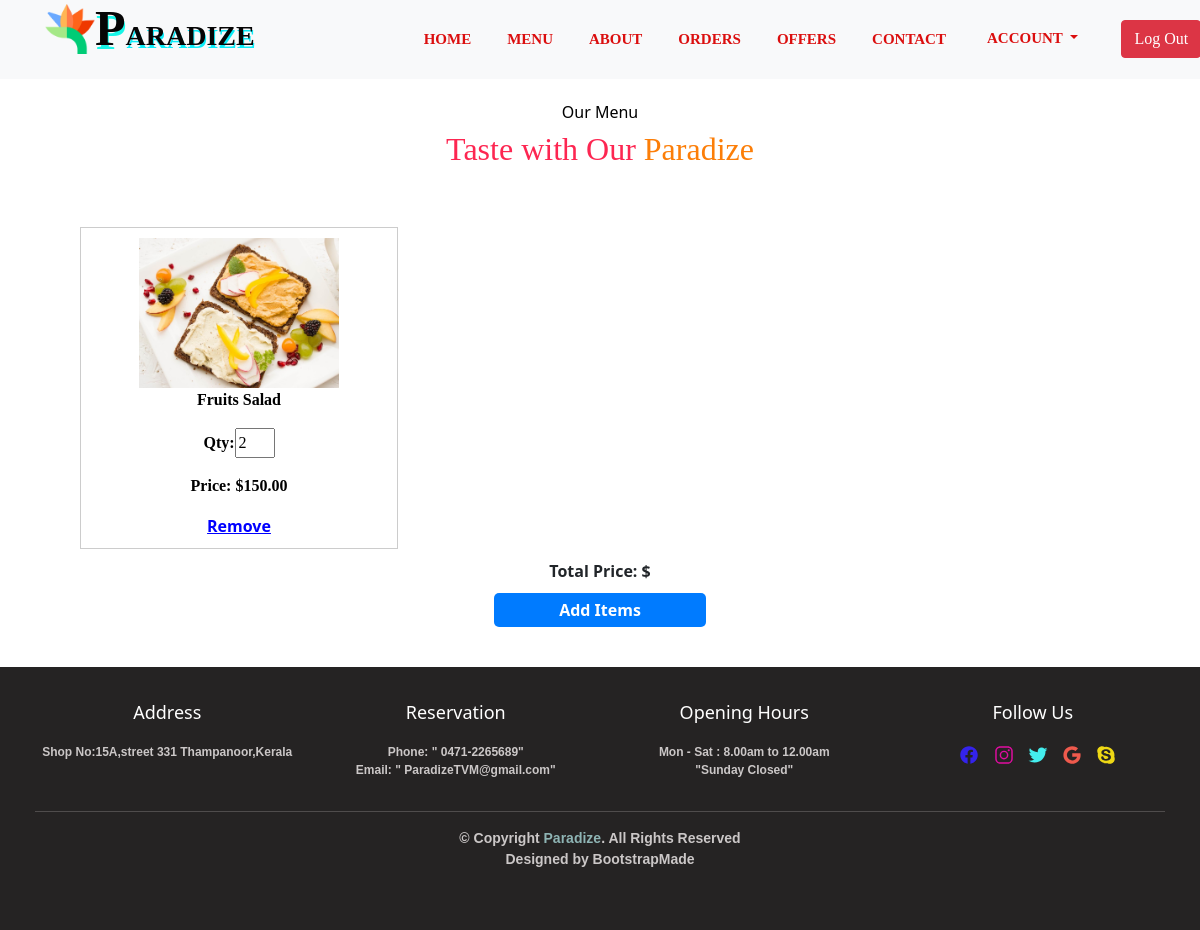
Page /Confirm_order/2/ on the earlier database version.
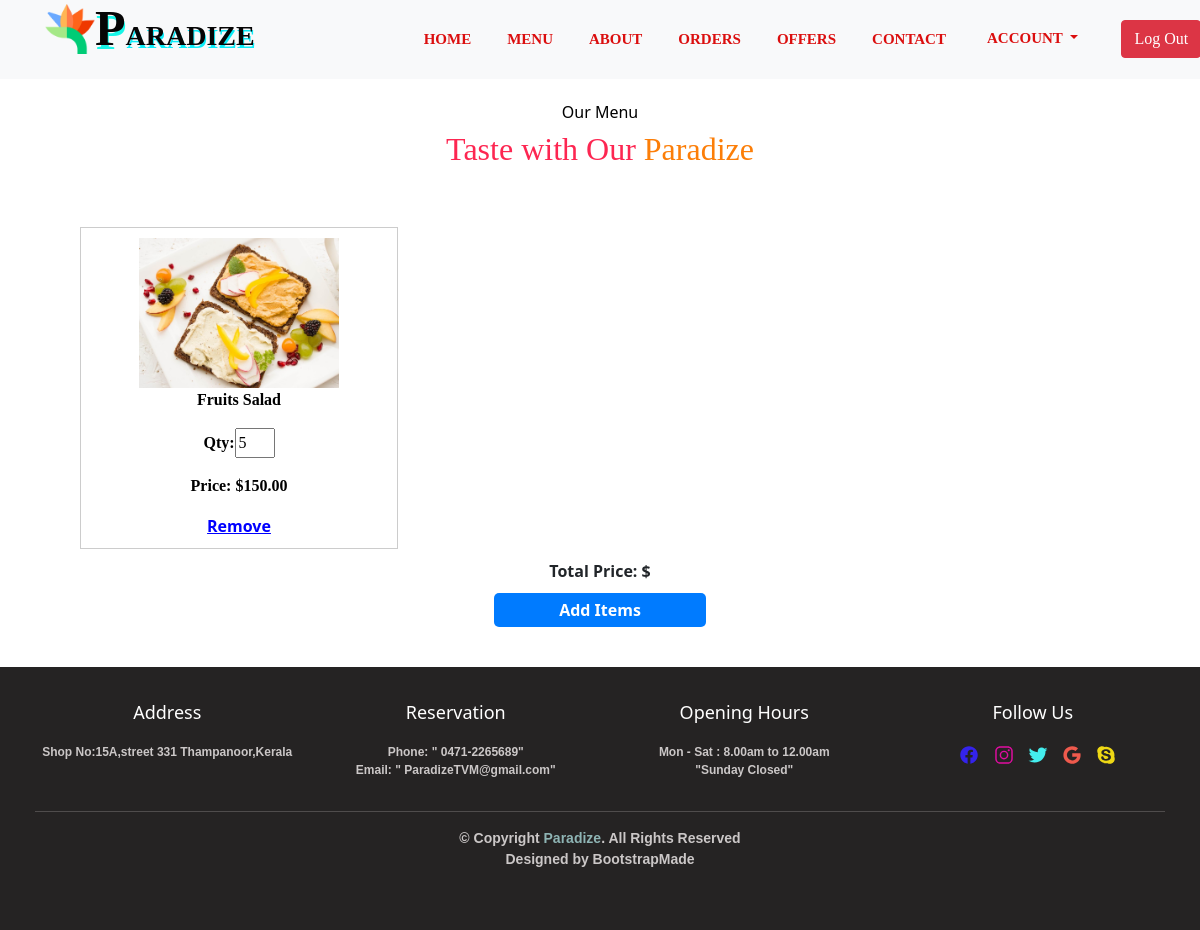
Same page on the later database version.
### ParadizeApp/models.py (models this page shows, shortened)
class Foodmenu(models.Model):
    Image =models.ImageField()
    Name = models.CharField(max_length=50)
    Description = models.CharField(max_length=50,null=True)
    Price = models.DecimalField(max_digits=5, decimal_places=2,null=True)
    def __str__(self):
        return self.Name

class FoodCart(models.Model):
    product = models.ForeignKey(Foodmenu, on_delete=models.CASCADE)
    quantity = models.IntegerField(default=1)

### ParadizeApp/views.py (the view)
# urls.py: path('Confirm_order/<int:product_id>/',views.Confirm_order_view,name="Confirm_order_view"),
def Confirm_order_view(request,product_id):
      cart_items = Foodmenu.objects.get(id=product_id)
      cart_item, created = FoodCart.objects.get_or_create(product=cart_items)
      cart_item.quantity += 1
      print(cart_items)
      context ={
            'cart_items':cart_items,
            'cart_item': cart_item
      }
      return render(request,'foodorder.html',context)

### ParadizeApp/views.py (called while the page is built)
def view_cart(request):
      cart_items = FoodCart.objects.all()
      total_price = sum(item.product.Price * item.quantity for item in cart_items)
      price = (item.product.Price * item.quantity for item in cart_items)
      context ={
            'cart_items':cart_items,
            'total_price':total_price,
            'price':price
      }
      return render(request, 'FoodmenuCart.html',context)

### ParadizeApp/templates/foodorder.html (shortened to what this page needs)
{% extends "masterfile.html" %}
{% load static %}
{% block body %}
<div class="container menucontainer" >
  <center><h6 style="color: rgb(0, 0, 0);">Our Menu</h6>
    <h2 style="font-family:cursive; color: rgb(253, 38, 81);">Taste with Our  <span style="font-family:cursive; color: rgb(252, 126, 8);">Paradize</span> </h2><br>
    <center>
      <div class="card-body">
          <div class="product-list">
            <div class="product-item">
              <img src={{ cart_items.Image.url }} alt="{{ cart_items.Name }}" width="200" height="150">
              <p>{{ cart_items.Name }}</p>
              <p>Qty:<input class="increment-btn" type="number" id="qty" name="quantity" value={{ cart_item.quantity }} style="width:40px";></p>
              <p>Price: ${{ cart_items.Price }}</p>
              <a id="remove" href="{% url 'remove_from_cart' cart_items.id %}">Remove</a>
            </div>
            <p>Your cart is empty.</p>
            </div>
            <center><span>Total Price: ${{ total_price }}</span><br>
            <a class="buy-now-button-add" href="{% url 'menu_list' %}">Add Items</a><br>
          </center>
          </div>
</div>
{% endblock body %}

### ParadizeApp/templates/masterfile.html (shortened to what this page needs)
{% load static %}
<!DOCTYPE html>
<html lang="en">
<head>
    <link href="https://stackpath.bootstrapcdn.com/bootstrap/4.3.1/css/bootstrap.min.css" rel="stylesheet" />
    <link href="https://maxcdn.bootstrapcdn.com/font-awesome/4.7.0/css/font-awesome.min.css" rel="stylesheet"/>
    <link href="https://cdn.jsdelivr.net/npm/bootstrap@5.3.3/dist/css/bootstrap.min.css" rel="stylesheet">
    <link href="https://cdn.jsdelivr.net/npm/bootstrap@5.3.2/dist/css/bootstrap.min.css" rel="stylesheet">
       <link rel="stylesheet" href="{% static '/css/sign.css' %}"/>
       <link href="https://cdn.jsdelivr.net/npm/bootstrap@5.3.2/dist/css/bootstrap.min.css" rel="stylesheet">
       <link rel="stylesheet" href="/css/bootstrap.css">
       <link href="https://maxcdn.bootstrapcdn.com/font-awesome/4.7.0/css/font-awesome.min.css" rel="stylesheet"/>
    <link rel="stylesheet" href="https://cdnjs.cloudflare.com/ajax/libs/animate.css/4.1.1/animate.min.css"/>
    <link rel="stylesheet" href="{% static 'css/mycss.css' %}"/>
    <link rel="stylesheet" href="{% static 'css/login.css' %}"/>
</head>
<body>
  <form method="POST" action="" >
      <nav class="navbar navbar-expand-lg bg-body-tertiary">
        <a class="navbar-brand" href="#"><div  class="paradize">
          <h3><img id="mylogo" src="{% static 'images/bird.png' %}" alt="img" width="50px" height="50px"><b><span style="font-size: 50px; text-shadow: 1px 4px rgb(24, 245, 231); color: rgb(5, 5, 5);">P</span><b style="color: rgb(5, 5, 5); text-shadow: 1px 3px rgb(11, 236, 248);">ARADIZE</b></h3>
          </div></a>
            <div class="container-fluid navbar1">
                <div class="collapse navbar-collapse" id="navbarNav"  style="font-family:'Times New Roman', Times, serif;">
                  <ul class="navbar-nav" id="navbar1sub">
                    <li class="nav-item">
                      <a class="nav-link" href="/homepage">HOME</a>
                    </li>
                    <li class="nav-item">
                    <a class="nav-link" href="/mymenu">MENU</a>
                    </li>
                    <li class="nav-item">
                      <a class="nav-link" href="/about">ABOUT</a>
                    </li>
                    <li class="nav-item">
                       <a class="nav-link" href="/orders">ORDERS</a>
                    </li>
                    <li class="nav-item">
                      <a class="nav-link" aria-disabled="true" href="/offers">OFFERS</a>
                    </li>
                    <li class="nav-item">
                      <a class="nav-link" aria-disabled="true" href="/contact">CONTACT</a>
                    </li>
                    <li class="nav-item">
                     <div class="dropdown show">
                          <a class="btn dropdown-toggle" href="#" role="button" id="dropdownMenuLink" data-toggle="dropdown" aria-haspopup="true" aria-expanded="false">
                            <b class="ac">ACCOUNT</b>
                          </a>
                        </div>
                    </li>
                    <li class="nav-item">
                      <a id="mylogo" href="/homepage"><input type="submit" id="btnb" value="Log Out" class="btn btn-danger"></a>
                    </li>
                 </ul>
                </div>
              </div>
        </nav>
    <br>
    {% block body %}
    {% endblock body %}
  <div class="container-fluid"  id="myfooter">
    <center>
    <div class="row">
    <div class="col-lg-3 col-md-6">
      <h4>Address</h4>
      <p>Shop No:15A,street 331 Thampanoor,Kerala</p>
    </div>
    <div class="col-lg-3 col-md-6">
      <h4> Reservation</h4>
      <p><strong>Phone:</strong>
      " 0471-2265689" <br>
      <strong>Email:</strong>
      " ParadizeTVM@gmail.com"
    </p>
    </div>
    <div class="col-lg-3 col-md-6">
      <h4>Opening Hours</h4>
      <p>
        <strong>Mon - Sat : 8.00am to 12.00am</strong><br>
        "Sunday Closed"
      </p>
    </div>
    <div class="col-lg-3 col-md-6">
      <h4>Follow Us</h4>
      <p>
        <div class="classicons">
          <a id="fb" href="#"><ion-icon name="logo-facebook"></ion-icon></a>
          <a id="insta" href="#"><ion-icon name="logo-instagram"></ion-icon></a>
          <a id="tw" href="#"><ion-icon name="logo-twitter"></ion-icon></a>
          <a id="goo" href="#"><ion-icon name="logo-google"></ion-icon></a>
          <a id="sky" href="#"><ion-icon name="logo-skype"></ion-icon></a>
        </div>
      </p>
    </div>
  </div><hr id="hrtag">
  <div class="footerend">© Copyright <span style="color: rgb(142, 180, 180);">Paradize</span>. All Rights Reserved <br>
    Designed by BootstrapMade</center>
  </div>
    </form>
</body>
</html>

### ParadizeApp/static/css/sign.css (style rules this page uses)
.login h1,p { color: white; }

### ParadizeApp/static/css/mycss.css (style rules this page uses)
#mylogo { margin-top: -20px; }
.paradize { color: black; font-family: 'Times New Roman', Times, serif; margin-left: 45px; margin-top: -15px; }
.navbar1 { float: right; display: inline; padding-left: 100px; }
#navbar1sub { margin-left: 25px; color: #000; }
.navbar1 li { padding-left: 20px; }
.navbar1 li a { font-family:inherit; font-size: 15px; color: #db0e0e; }
.ac { font-size: 12x; }
#btnb { margin-left: 10px; }
.menutitle span,h6 { text-decoration: none; color: whitesmoke; }
.product-list { display: flex; flex-wrap: wrap; justify-content: space-between; list-style: none; padding: 0; }
.product-item { flex: 2; max-width: 30%; margin: 10px; margin-bottom: 10px; border: 1px solid #ccc; padding: 10px; text-align: center; }
.product-list .product-item p { color: #000000; font-weight: 20px; font-family: 'Times New Roman', Times, serif ; }
.product-item a { color: white; }
.buy-now-button-add { display: block; margin-top: 10px; background-color: #007bff; color: #fff; width: 20%; text-decoration: none; padding: 5px 10px; border-radius: 5px; }
#remove { color: blue; }
#myfooter { background-color: #252323; padding: 35px; margin-right: 200px; }
#myfooter h4 { font-size: 18px; color: #ffffff; margin-bottom: 20px; }
#myfooter p { font-size: 12px; color: #cbc7c7; font-family: 'Lucida Sans', 'Lucida Sans Regular', 'Lucida Grande', 'Lucida Sans Unicode', Geneva, Verdana, sans-serif; }
#hrtag { color: #cbc7c7; }
.footerend { color: #cbc7c7; font-size: 14px; margin-bottom: 25px; font-family: 'Lucida Sans', 'Lucida Sans Regular', 'Lucida Grande', 'Lucida Sans Unicode', Geneva, Verdana, sans-serif; }
.classicons a { font-size: 20px; padding-left: 10px; border-radius: 50px; }
.classicons #fb { color: #3423eb; }
.classicons #insta { color: #e00ea1; }
.classicons #tw { color: #44eeee; }
.classicons #sky { color: #eed815; }
.classicons #goo { color: #ef5a4d; }

Differences in the rows shown:
removed FoodCart: quantity "2"
added FoodCart: quantity "5"
